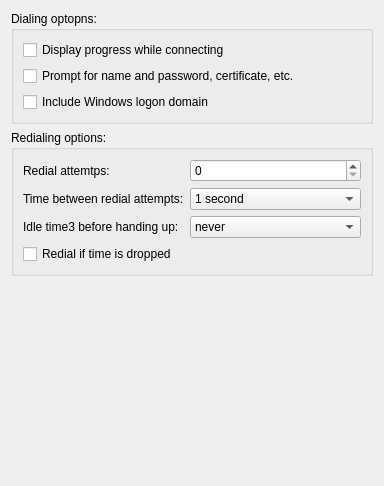
<?xml version="1.0" encoding="UTF-8"?>
<ui version="4.0">
 <class>VpnOptionWidget</class>
 <widget class="QWidget" name="VpnOptionWidget">
  <property name="geometry">
   <rect>
    <x>0</x>
    <y>0</y>
    <width>384</width>
    <height>486</height>
   </rect>
  </property>
  <property name="windowTitle">
   <string>Form</string>
  </property>
  <layout class="QGridLayout" name="gridLayout">
   <item row="0" column="0">
    <widget class="QGroupBox" name="dialingGroupBox">
     <property name="title">
      <string>Dialing optopns:</string>
     </property>
     <layout class="QVBoxLayout" name="verticalLayout">
      <item>
       <widget class="QCheckBox" name="displayProgressCheckBox">
        <property name="text">
         <string>Display progress while connecting</string>
        </property>
       </widget>
      </item>
      <item>
       <widget class="QCheckBox" name="promptCheckBox">
        <property name="text">
         <string>Prompt for name and password, certificate, etc.</string>
        </property>
       </widget>
      </item>
      <item>
       <widget class="QCheckBox" name="includeCheckBox">
        <property name="text">
         <string>Include Windows logon domain</string>
        </property>
       </widget>
      </item>
     </layout>
    </widget>
   </item>
   <item row="1" column="0">
    <widget class="QGroupBox" name="redialingOptionsGroupBox">
     <property name="title">
      <string>Redialing options:</string>
     </property>
     <layout class="QFormLayout" name="formLayout">
      <item row="0" column="0">
       <widget class="QLabel" name="redialAttemptsLabel">
        <property name="text">
         <string>Redial attemtps:</string>
        </property>
        <property name="buddy">
         <cstring>redialAttemptsSpinBox</cstring>
        </property>
       </widget>
      </item>
      <item row="0" column="1">
       <widget class="QSpinBox" name="redialAttemptsSpinBox"/>
      </item>
      <item row="1" column="0">
       <widget class="QLabel" name="timeLabel">
        <property name="text">
         <string>Time between redial attempts:</string>
        </property>
        <property name="buddy">
         <cstring>timeComboBox</cstring>
        </property>
       </widget>
      </item>
      <item row="1" column="1">
       <widget class="QComboBox" name="timeComboBox">
        <item>
         <property name="text">
          <string>1 second</string>
         </property>
        </item>
        <item>
         <property name="text">
          <string>3 seconds</string>
         </property>
        </item>
        <item>
         <property name="text">
          <string>5 seconds</string>
         </property>
        </item>
        <item>
         <property name="text">
          <string>10 seconds</string>
         </property>
        </item>
        <item>
         <property name="text">
          <string>30 seconds</string>
         </property>
        </item>
        <item>
         <property name="text">
          <string>1 minute</string>
         </property>
        </item>
        <item>
         <property name="text">
          <string>2 minutes</string>
         </property>
        </item>
        <item>
         <property name="text">
          <string>5 minutes</string>
         </property>
        </item>
        <item>
         <property name="text">
          <string>10 minutes</string>
         </property>
        </item>
       </widget>
      </item>
      <item row="2" column="0">
       <widget class="QLabel" name="idleTimeLabel">
        <property name="text">
         <string>Idle time3 before handing up:</string>
        </property>
        <property name="buddy">
         <cstring>idleTimeComboBox</cstring>
        </property>
       </widget>
      </item>
      <item row="2" column="1">
       <widget class="QComboBox" name="idleTimeComboBox">
        <item>
         <property name="text">
          <string>never</string>
         </property>
        </item>
        <item>
         <property name="text">
          <string>1 minute</string>
         </property>
        </item>
        <item>
         <property name="text">
          <string>5 minutes</string>
         </property>
        </item>
        <item>
         <property name="text">
          <string>10 minutes</string>
         </property>
        </item>
        <item>
         <property name="text">
          <string>30 minutes</string>
         </property>
        </item>
        <item>
         <property name="text">
          <string>1 hour</string>
         </property>
        </item>
        <item>
         <property name="text">
          <string>2 hours</string>
         </property>
        </item>
        <item>
         <property name="text">
          <string>4 hours</string>
         </property>
        </item>
        <item>
         <property name="text">
          <string>8 hours</string>
         </property>
        </item>
        <item>
         <property name="text">
          <string>24 hours</string>
         </property>
        </item>
       </widget>
      </item>
      <item row="3" column="0">
       <widget class="QCheckBox" name="redailCheckBox">
        <property name="text">
         <string>Redial if time is dropped</string>
        </property>
       </widget>
      </item>
     </layout>
    </widget>
   </item>
   <item row="2" column="0">
    <spacer name="verticalSpacer">
     <property name="orientation">
      <enum>Qt::Vertical</enum>
     </property>
     <property name="sizeHint" stdset="0">
      <size>
       <width>20</width>
       <height>123</height>
      </size>
     </property>
    </spacer>
   </item>
  </layout>
 </widget>
 <tabstops>
  <tabstop>displayProgressCheckBox</tabstop>
  <tabstop>promptCheckBox</tabstop>
  <tabstop>includeCheckBox</tabstop>
  <tabstop>redialAttemptsSpinBox</tabstop>
  <tabstop>timeComboBox</tabstop>
  <tabstop>idleTimeComboBox</tabstop>
  <tabstop>redailCheckBox</tabstop>
 </tabstops>
 <resources/>
 <connections/>
</ui>
